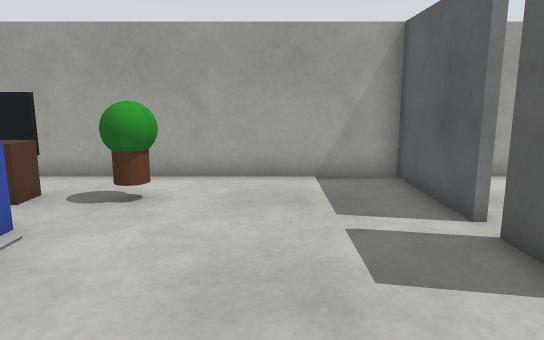
[1] (above)

16 first-person views from a walk through a robot-simulator world made for Gazebo. The camera is 1 m above the floor, tilts 10° down and sees 70° across. The floor is counted in squares, 0.5 m on a side. Each view is taken from the middle of a square. On the plan, view 1 faces up. The plan holds only what a view shows up to about 20 squares ahead; the rest is blank. The place goes on beyond the plan.

[2]
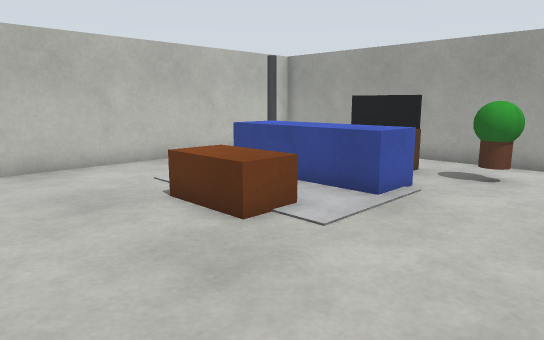

[3]
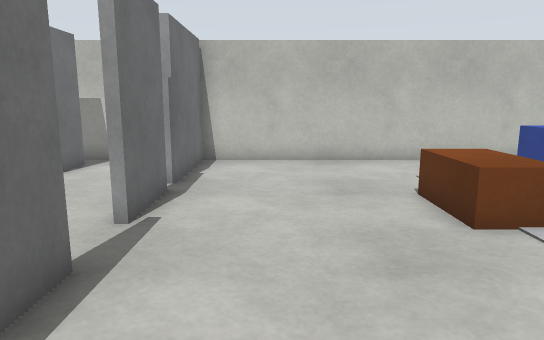

[4]
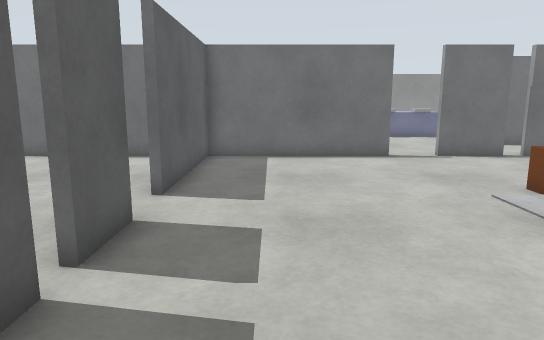

[5]
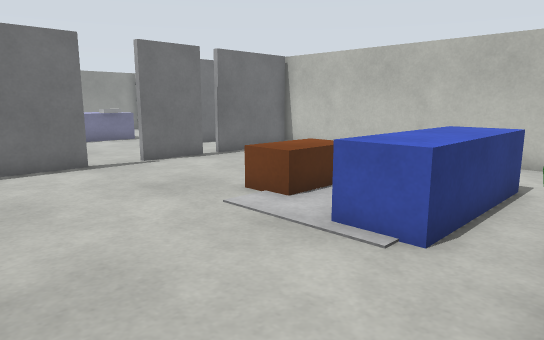

[6]
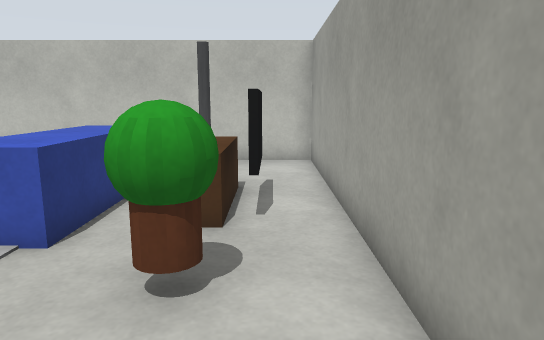

[7]
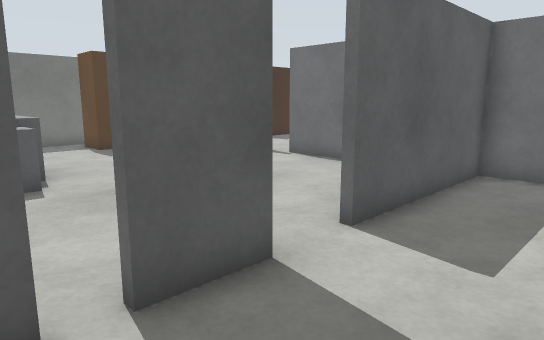

[8]
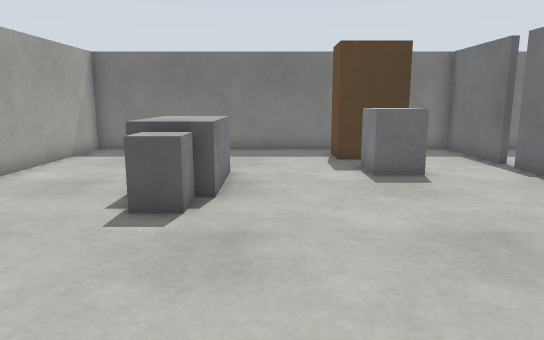

[9]
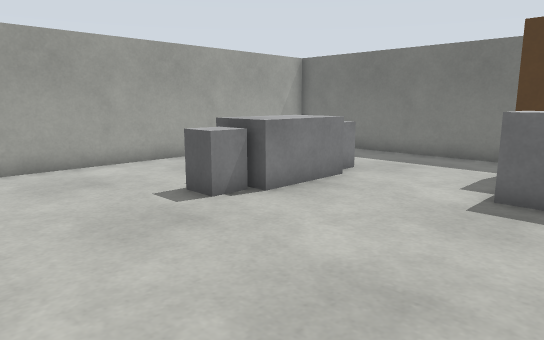

[10]
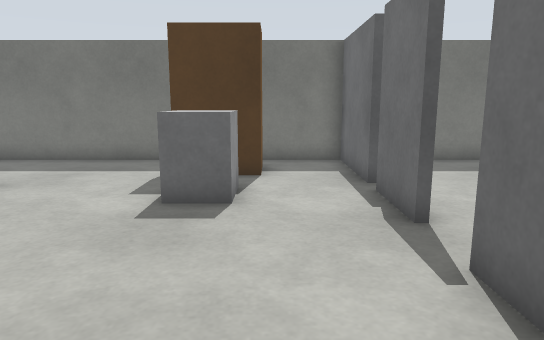

[11]
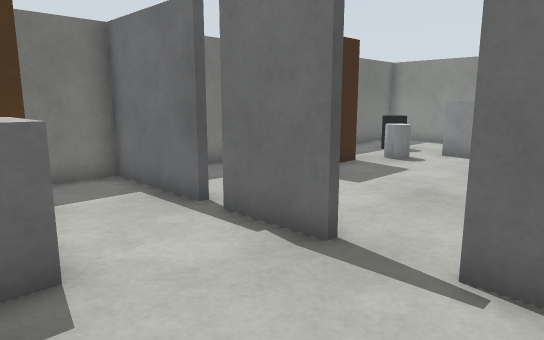

[12]
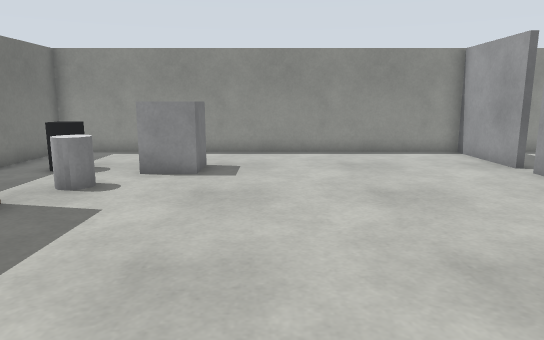

[13]
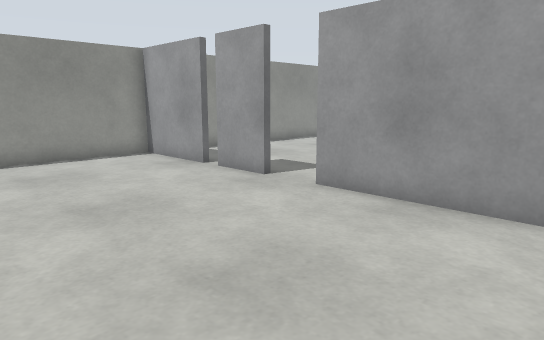

[14]
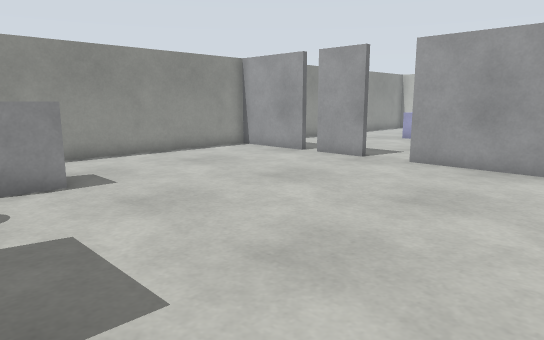

[15]
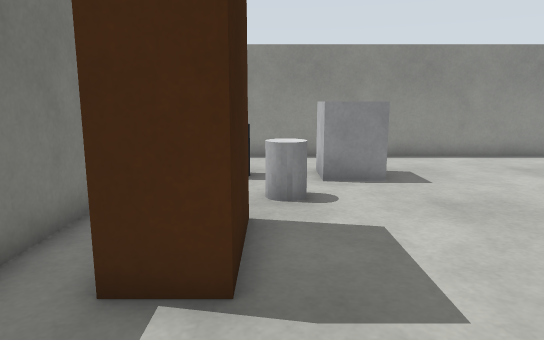

[16]
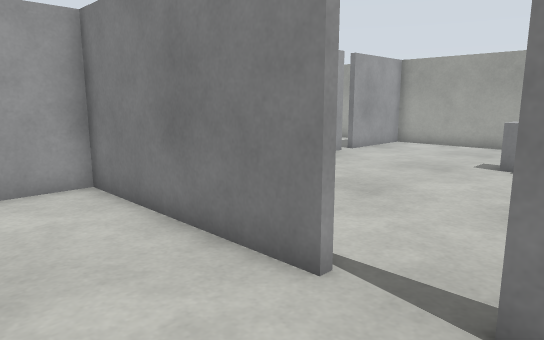

### Floor plan
Ten units are one square. View 1 is at (0, 0); x grows to the right and y downward. Boxes are objects, and circles mark ways between rooms. Rooms are numbered by the first view taken in them; rooms with no view inside come last. Other rooms are left out.
<svg viewBox="-128 -109 326 307">
<path fill="none" stroke="#000" d="M-34 44 36 44M-78 44 -51 44M34 -35 34 -55M36 -56 36 -50M34 -62 34 -104 -123 -104 -123 44 -84 44M34 46 34 -19M121 44 148 44M193 -2 193 -104 36 -104 36 -62M154 44 193 44 193 16M79 44 105 44M55 44 64 44M105 46 36 46 36 109M36 126 36 149M126 46 121 46M36 155 36 193 193 193 193 158M193 120 193 70"/>
<rect x="-105" y="-75" width="10" height="10" fill="#bbb"><title>dark grey pole</title></rect>
<rect x="-95" y="-65" width="60" height="20" fill="#bbb"><title>blue box</title></rect>
<rect x="-85" y="-85" width="40" height="10" fill="#bbb"><title>TV cabinet</title></rect>
<rect x="-75" y="-25" width="30" height="20" fill="#bbb"><title>brown box</title></rect>
<rect x="-75" y="-95" width="20" height="10" fill="#bbb"><title>TV</title></rect>
<rect x="-35" y="-85" width="10" height="10" fill="#bbb"><title>plant</title></rect>
<rect x="95" y="-65" width="20" height="20" fill="#bbb"><title>grey box</title></rect>
<rect x="105" y="-65" width="40" height="30" fill="#bbb"><title>grey box</title></rect>
<rect x="135" y="-5" width="20" height="20" fill="#bbb"><title>grey box</title></rect>
<rect x="135" y="-65" width="20" height="20" fill="#bbb"><title>grey box</title></rect>
<rect x="165" y="-5" width="20" height="20" fill="#bbb"><title>brown box</title></rect>
<rect x="125" y="145" width="20" height="20" fill="#bbb"><title>white box</title></rect>
<rect x="155" y="125" width="10" height="10" fill="#bbb"><title>white cylinder</title></rect>
<rect x="165" y="145" width="10" height="20" fill="#bbb"><title>bin</title></rect>
<rect x="165" y="85" width="20" height="30" fill="#bbb"><title>brown box</title></rect>
<circle cx="38" cy="-35" r="3" fill="#2a7"/>
<circle cx="130" cy="44" r="3" fill="#2a7"/>
<text x="-50" y="-30">1</text>
<text x="120" y="-30">2</text>
<text x="110" y="120">3</text>
</svg>
Room 1 opens to room 2. Room 2 opens to room 3.

Where each view was taken, in squares from view 1:
view 1: 0 up, 0 right, facing up
view 2: 3 down, 0 right, facing up-left
view 3: 2 down, 1 right, facing left
view 4: 10 up, 1 right, facing down
view 5: 8 up, 1 right, facing down-left
view 6: 9 up, 1 right, facing left
view 7: 7 up, 0 right, facing down-right
view 8: 3 up, 3 right, facing right
view 9: 2 down, 5 right, facing up-right
view 10: 2 down, 6 right, facing right
view 11: 0 up, 9 right, facing down-right
view 12: 4 down, 11 right, facing down
view 13: 5 down, 11 right, facing down-left
view 14: 5 down, 16 right, facing down-left
view 15: 5 down, 16 right, facing down
view 16: 8 down, 13 right, facing up-left
